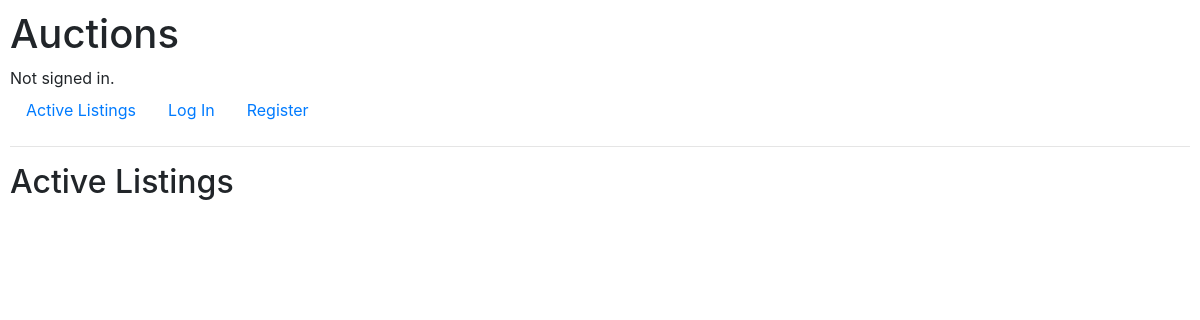
The app's page /, older data.
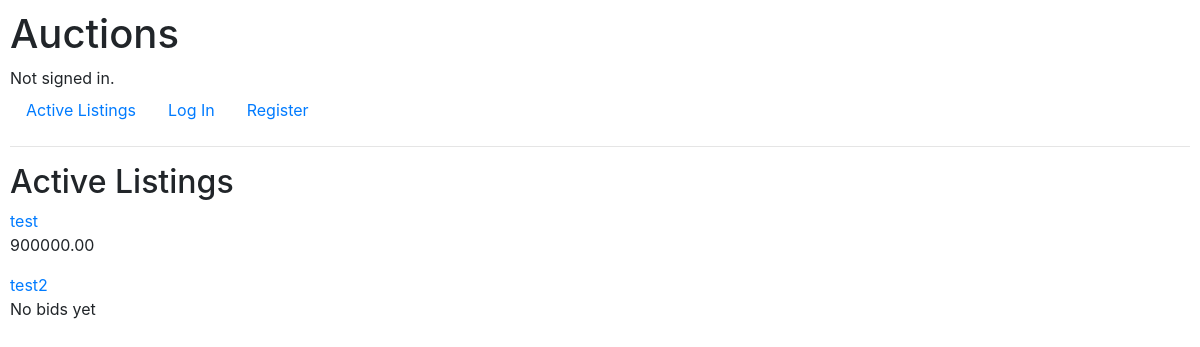
The same page, newer data.
### auctions/models.py (models this page shows)
class Listing(models.Model):
    title           = models.CharField(max_length=100)
    description     = models.CharField(max_length=500)
    date            = models.DateTimeField(auto_now_add=True)
    starting_price  = models.DecimalField(max_digits=11, decimal_places=2)                      # highest sold item in the world was 450million, so 11 digits should suffice
    owner           = models.ForeignKey(User, on_delete=models.CASCADE, related_name="owner")
    image           = models.URLField(blank=True) # Default max_length=200
    status          = models.BooleanField(default=True)

class Bid(models.Model):
    user    = models.ForeignKey(User, on_delete=models.CASCADE, related_name="bid_user")
    listing = models.ForeignKey(Listing, on_delete=models.CASCADE, related_name="bid_listing")
    bid     = models.DecimalField(max_digits=11, decimal_places=2)

### auctions/views.py (the view)
# urls.py: path("", views.index, name="index"),
def index(request):
    active_listings = Listing.objects.filter(status="True")
    return render(request, "auctions/index.html", {
        "active_listings": active_listings
    })

### auctions/templates/auctions/index.html
{% extends "auctions/layout.html" %}
{% block body %}
    <h2>Active Listings</h2>
    {% for listing in active_listings %}
    <a href="{% url 'listing' listing.id %}">{{ listing.title }}</a>
        {% if listing.bid_listing.all %}
            <p>{{ listing.bid_listing.all.last.bid }}</p>
        {% else %}
            <p>No bids yet</p>
        {% endif %}
    {% endfor %}
{% endblock %}

Row changes from the older to the newer data that the page shows:
added Listing: title "test", bid_listing.all.last.bid "900000.00"
added Listing: title "test2", shows "No bids yet"
